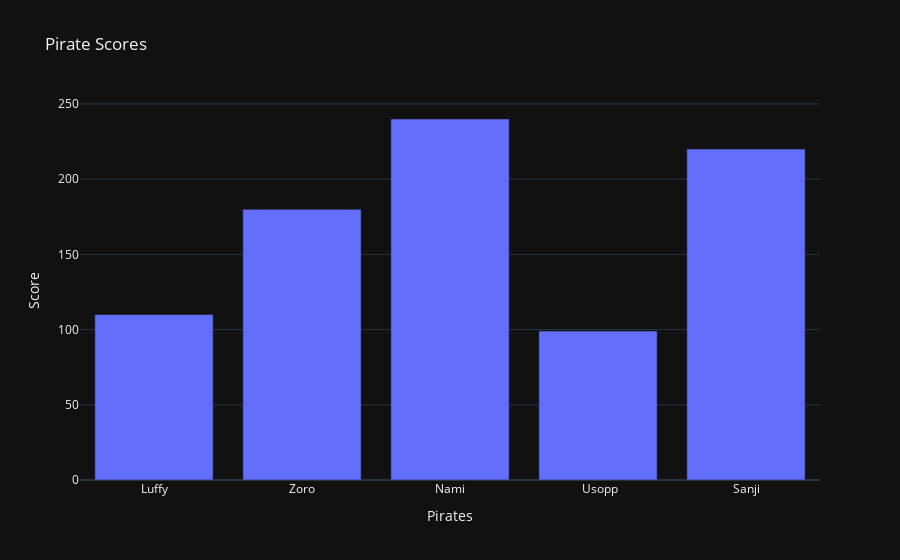

Notebook code for this chart:
### Code cell
# make our plot

graph = go.Figure()

# choose bar graph and data
graph.add_trace(go.Bar(x=x1, y=y1)) # trace is analogous to ax in plt

# add titles and set to dark mode
graph.update_layout(title= 'Pirate Scores',
                    xaxis_title = 'Pirates',
                    yaxis_title= 'Score',
                    template= 'plotly_dark')

#show plot
graph.show()

### Figure 1 — Plotly figure (JSON) as saved in the notebook; plotly's stock layout.template omitted (floating-point values rounded to 4 significant figures)
{"data": [{"type": "bar", "x": ["Luffy", "Zoro", "Nami", " Usopp", "Sanji"], "y": [110, 180, 240, 99, 220]}], "layout": {"title": {"text": "Pirate Scores"}, "xaxis": {"title": {"text": "Pirates"}}, "yaxis": {"title": {"text": "Score"}}}}
